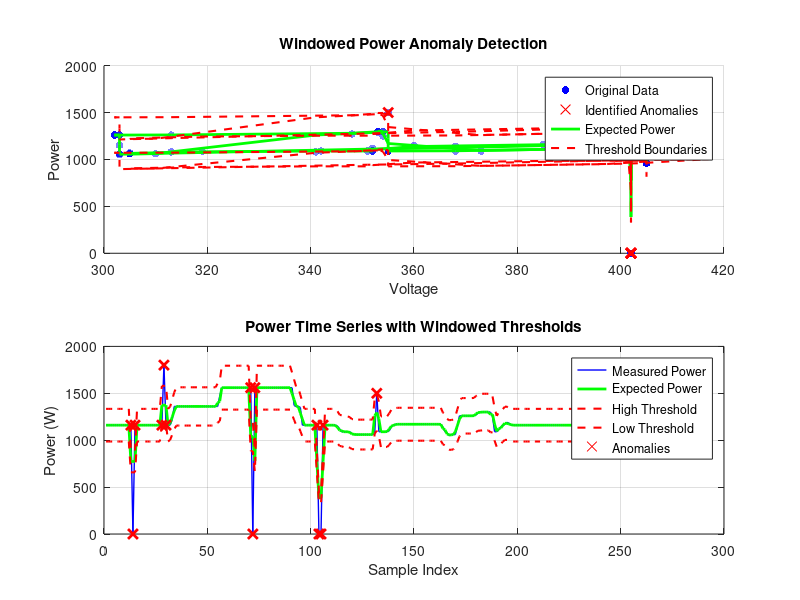
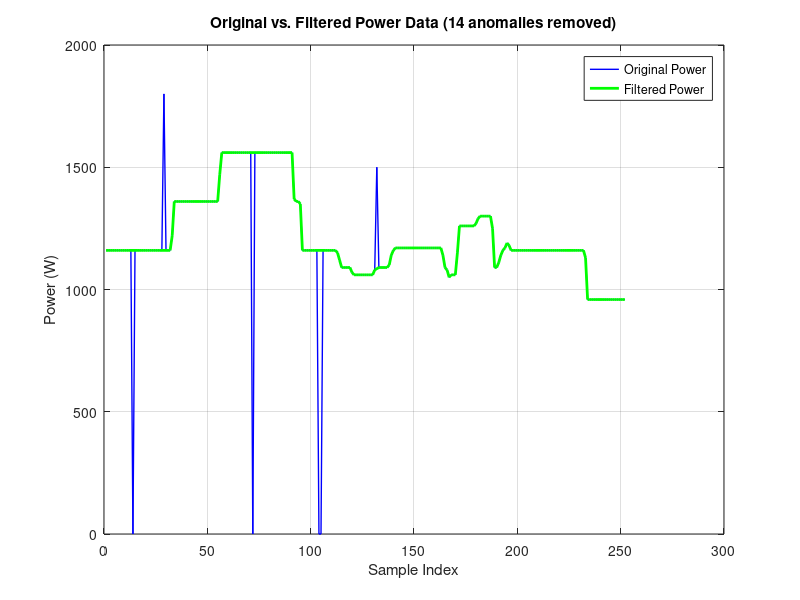

These figures' MATLAB source, in order:
voltages = [402, 402, 402, 402, 402, 402, 402,402, 402, 402, 402, 402, 402, 402, 402,402, 402, 402, 402, 402, 402, 402, 402, 402, 402, 402, 402, 402, 402, 402, 402, 402, 402,402, 402, 402, 402, 402, 402, 402, 402, 402, 402, 402, 402, 402, 402, 402, 402,402, 402, 402, 402, 402, 402, 402, 401, 401, 402, 401, 401, 402, 402, 402, 402, 401, 402, 401, 401, 402, 402, 402, 402, 401, 402, 402, 402, 402, 402, 402, 402, 402, 402, 402,402, 402, 401, 401, 401, 402, 402, 402, 402, 402, 402, 402, 402, 402, 402, 402, 402, 402, 402, 402, 402, 402, 402, 402, 402, 401, 400, 385, 360, 352, 352, 352, 352, 342, 319, 305, 305, 305, 305,305,305, 305, 305, 305, 305, 310, 341, 355, 355, 355, 355, 355, 368, 397, 405, 405, 405, 405, 405, 405, 405, 405, 405, 405, 405, 405, 405, 405, 405, 405, 405,405, 405, 405, 405, 405, 405, 405, 402, 368, 351, 313, 303, 303, 303, 303, 303, 303, 303, 302, 302, 302, 302, 303, 313, 348, 353, 353, 353, 353, 354, 353, 354, 354, 355, 373, 401, 404, 411, 417, 416, 405, 402, 400, 399, 399, 399, 399, 399, 399, 399, 399, 399, 405, 405, 405, 405, 405, 404, 405, 405, 405, 405, 405, 405, 404, 404, 404, 405, 405, 405, 405, 405, 404, 405, 405, 405, 405, 405, 405, 405, 405, 405, 405, 405, 405, 405, 405, 405, 405, 405, 405, 405, 405, 405, 405, 405, 405];
powers = [1160, 1160, 1160, 1160, 1160, 1160, 1160, 1160, 1160, 1160, 1160, 1160, 1160,0, 1160, 1160, 1160, 1160, 1160, 1160, 1160, 1160, 1160, 1160, 1160, 1160, 1160, 1160,1800, 1160, 1160, 1160, 1220, 1360, 1360, 1360, 1360, 1360, 1360, 1360, 1360, 1360,1360, 1360, 1360, 1360, 1360, 1360, 1360, 1360, 1360, 1360, 1360, 1360, 1360, 1470, 1560, 1560, 1560, 1560, 1560, 1560, 1560, 1560, 1560, 1560, 1560, 1560, 1560, 1560, 1560,0, 1560, 1560, 1560, 1560, 1560, 1560, 1560, 1560, 1560, 1560, 1560, 1560, 1560, 1560, 1560, 1560, 1560, 1560, 1560, 1370, 1360, 1360, 1350, 1160, 1160, 1160, 1160, 1160, 1160, 1160, 1160,0,0, 1160, 1160, 1160, 1160, 1160, 1160, 1160, 1150, 1120, 1090, 1090, 1090, 1090, 1090, 1070, 1060, 1060, 1060, 1060, 1060, 1060, 1060, 1060, 1060, 1060, 1080,1500, 1090, 1090, 1090, 1090, 1090, 1100, 1140, 1160, 1170, 1170, 1170, 1170, 1170, 1170, 1170, 1170, 1170, 1170, 1170, 1170, 1170, 1170, 1170, 1170, 1170, 1170, 1170, 1170, 1170, 1170, 1170, 1140, 1090, 1080, 1050, 1060, 1060, 1060, 1150, 1260, 1260, 1260, 1260, 1260, 1260, 1260, 1260, 1270, 1290, 1300, 1300, 1300, 1300, 1300, 1300, 1250, 1090, 1090, 1110, 1140, 1160, 1170, 1190, 1180, 1160, 1160, 1160, 1160, 1160, 1160, 1160, 1160, 1160, 1160, 1160, 1160, 1160, 1160, 1160, 1160, 1160, 1160, 1160, 1160, 1160, 1160, 1160, 1160, 1160, 1160, 1160, 1160, 1160, 1160, 1160, 1160, 1160, 1160, 1160, 1160, 1130, 959, 959, 959, 959, 959, 959, 959, 959, 959, 959, 959, 959, 959, 959, 959, 959, 959, 959, 959];

voltages = voltages(:);
powers = powers(:);
indices = 1:length(powers);
window_size = 3;  
percentage_threshold = 0.15;  
step_size = 1;  

% Initialize arrays to store results
expected_power = zeros(size(powers));
high_threshold = zeros(size(powers));
low_threshold = zeros(size(powers));
is_normal = true(size(powers));

for i = 1:step_size:length(powers)
    start_idx = max(1, i - floor(window_size/2));
    end_idx = min(length(powers), i + floor(window_size/2));
    
    window_indices = start_idx:end_idx;
    window_voltages = voltages(window_indices);
    window_powers = powers(window_indices);
    
    % Perform linear regression on window data
    X = [ones(length(window_voltages), 1), window_voltages];
    beta = X \ window_powers;
    
    expected_power(i) = beta(1) + beta(2) * voltages(i);
    
    high_threshold(i) = expected_power(i) * (1 + percentage_threshold);
    low_threshold(i) = expected_power(i) * (1 - percentage_threshold);
    
    % Determine if the center point is an anomaly
    if powers(i) > high_threshold(i) || powers(i) < low_threshold(i)
        is_normal(i) = false;
    end
end

filtered_indices = indices(is_normal);
filtered_voltages = voltages(is_normal);
filtered_powers = powers(is_normal);

anomaly_count = sum(~is_normal);
percentage_anomalies = (anomaly_count / length(powers)) * 100;

fprintf('Total data points: %d\n', length(powers));
fprintf('Identified anomalies: %d (%.2f%%)\n', anomaly_count, percentage_anomalies);
fprintf('Remaining normal data points: %d\n', sum(is_normal));
fprintf('Window size: %d data points\n', window_size);
fprintf('Percentage threshold: ±%.1f%% of expected power value\n', percentage_threshold * 100);

figure('Position', [100, 100, 1200, 800]);

subplot(2, 1, 1);
scatter(voltages, powers, 30, 'b', 'filled', 'MarkerFaceAlpha', 0.5);
hold on;
scatter(voltages(~is_normal), powers(~is_normal), 50, 'r', 'x', 'LineWidth', 2);
% Plot the expected power curve (connecting all expected points)
plot(voltages, expected_power, 'g-', 'LineWidth', 2);
% Plot the threshold curves
plot(voltages, high_threshold, 'r--', 'LineWidth', 1.5);
plot(voltages, low_threshold, 'r--', 'LineWidth', 1.5);
xlabel('Voltage');
ylabel('Power');
title('Windowed Power Anomaly Detection');
legend('Original Data', 'Identified Anomalies', 'Expected Power', 'Threshold Boundaries');
grid on;

subplot(2, 1, 2);
plot(indices, powers, 'b-', 'LineWidth', 1);
hold on;
plot(indices, expected_power, 'g-', 'LineWidth', 2);
plot(indices, high_threshold, 'r--', 'LineWidth', 1.5);
plot(indices, low_threshold, 'r--', 'LineWidth', 1.5);
scatter(indices(~is_normal), powers(~is_normal), 50, 'r', 'x', 'LineWidth', 2);
xlabel('Sample Index');
ylabel('Power (W)');
title('Power Time Series with Windowed Thresholds');
legend('Measured Power', 'Expected Power', 'High Threshold', 'Low Threshold', 'Anomalies');
grid on;

figure('Position', [100, 100, 1200, 500]);
plot(indices, powers, 'b-', 'LineWidth', 1, 'DisplayName', 'Original Power');
hold on;
plot(filtered_indices, filtered_powers, 'g-', 'LineWidth', 2, 'DisplayName', 'Filtered Power');
xlabel('Sample Index');
ylabel('Power (W)');
title(sprintf('Original vs. Filtered Power Data (%d anomalies removed)', anomaly_count));
legend('Location', 'best');
grid on;

if ~isempty(filtered_powers)
    X_filtered = [ones(length(filtered_voltages), 1), filtered_voltages];
    beta_filtered = X_filtered \ filtered_powers;
    fprintf('Regression on filtered data: Power = %.4f + %.4f * Voltage\n', beta_filtered(1), beta_filtered(2));
end

filtered_data = [filtered_voltages, filtered_powers];